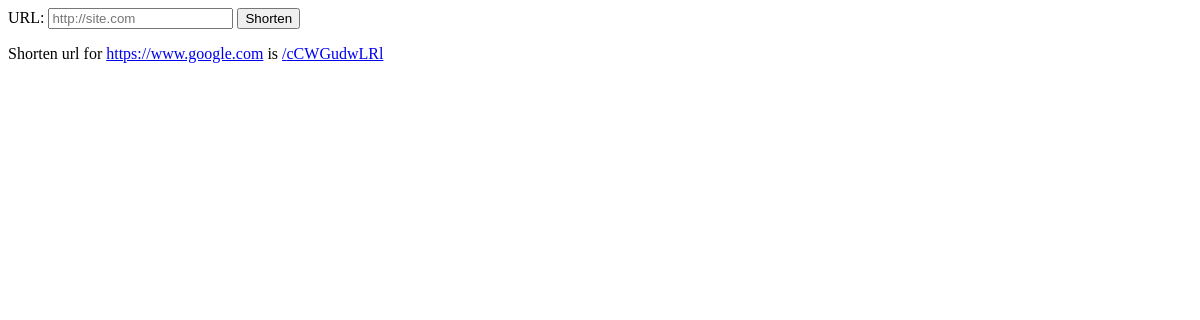
Before: / with the older database file.
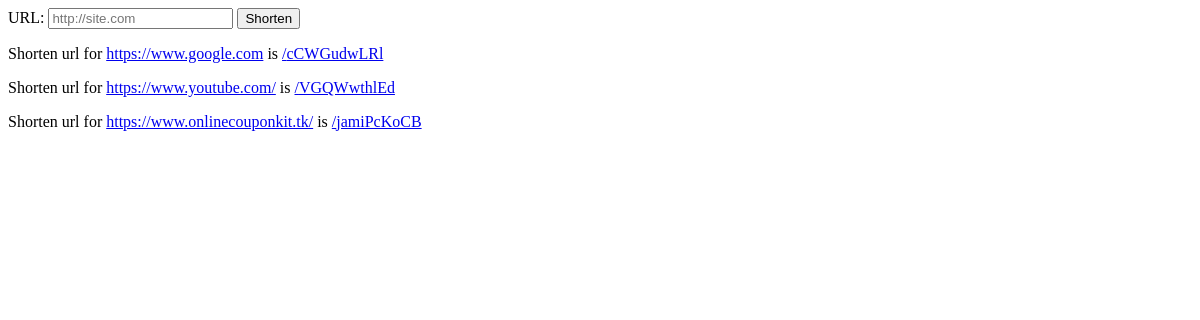
After: the same page with the newer database file.
### url/models.py (models this page shows)
class UrlData(models.Model):
    url = models.CharField(max_length=200)
    slug = models.CharField(max_length=15)

### url/views.py (the view)
# urls.py: path("", views.urlShort, name="home"),
def urlShort(request):
    if request.method == 'POST':
        form = Url(request.POST)
        if form.is_valid():
            slug = ''.join(random.choice(string.ascii_letters) for x in range(10))
            url = form.cleaned_data["url"]
            new_url = UrlData(url=url, slug=slug)
            new_url.save()
            return redirect('/')
    else:
        form = Url()
    data = UrlData.objects.all()
    context = {
        'form': form,
        'data': data
    }
    return render(request, 'index.html', context)

### url/forms.py
class Url(forms.Form):
    url = forms.CharField(label="URL", widget=forms.URLInput(attrs={'id': 'longurl', "placeholder":"http://site.com"}))

### url/templates/index.html (shortened to what this page needs)
<form action="/" method="post">
{% for field in form %}
{{field.label}}: {{field}}
{% endfor %}
<input type="submit" value="Shorten">
</form>
{% for url in data %}
<p>Shorten url for <a href="{{url.url}}">{{url.url}}</a> is <a href="/u/{{url.slug}}">/{{url.slug}}</a></p>
{% endfor %}

Changed rows visible on the page:
added UrlData: url "https://www.youtube.com/", slug "VGQWwthlEd"
added UrlData: url "https://www.onlinecouponkit.tk/", slug "jamiPcKoCB"
